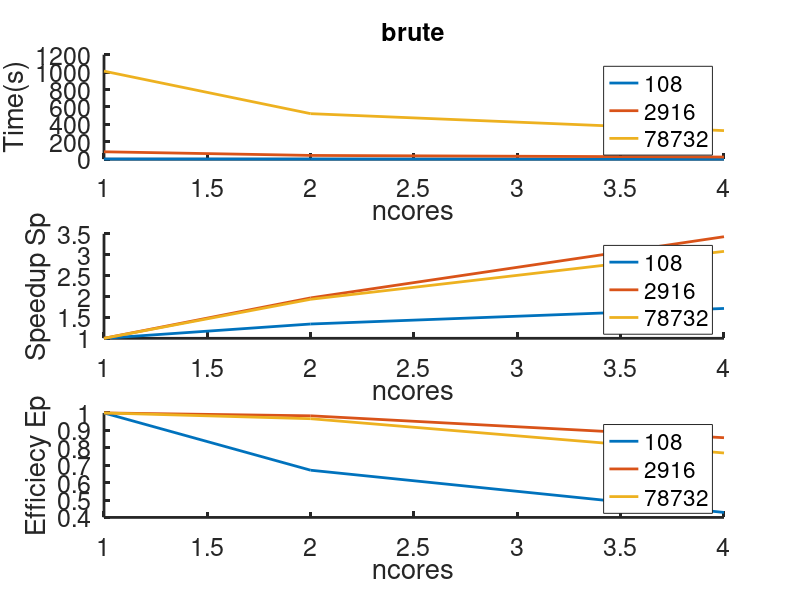
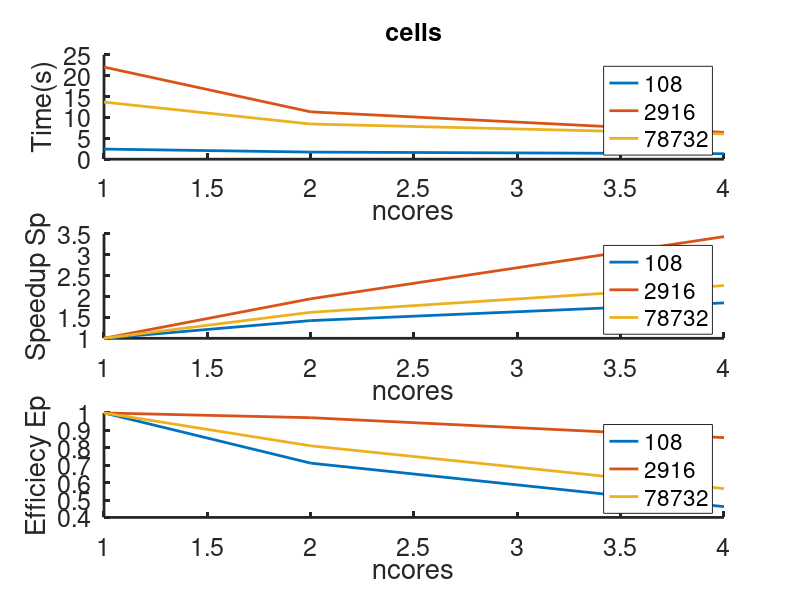
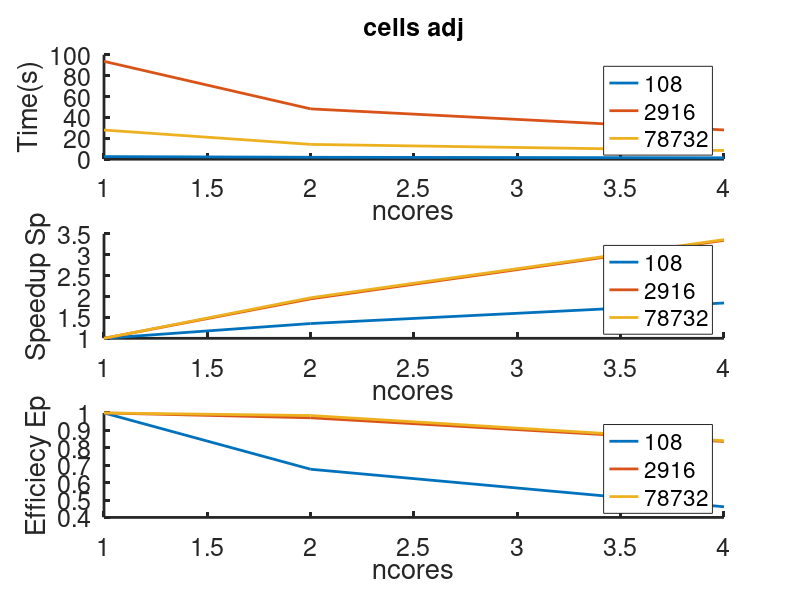
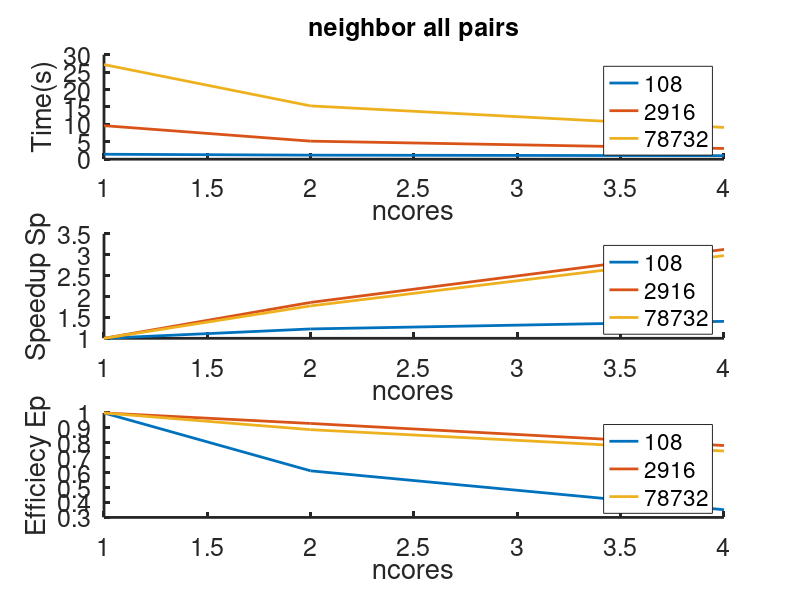

Write the MATLAB code that produced these figures, in order.
% Plot the resultant time, speedup, and efficiency for the various
% versions of the force calculation

%brute, cells, cellsadj, neighbor list all pairs, neighbor cells
close all;

times = zeros(3,3,5);
times(:,:,1) = [2.04 1.52 1.19;
                85.16 43.29 24.82;
                1011.28 522.94 328.32];
times(:,:,2) = [2.42 1.70 1.31;
                22.04 11.33 6.42;
                13.66 8.42 6.04];
times(:,:,3) = [2.49 1.84 1.35;
                93.64 48.16 28.00;
                27.90 14.16 8.30];
times(:,:,4) = [1.42 1.16 1.01;
                9.63 5.18 3.08;
                27.17 15.30 9.12];
times(:,:,5) = [1.46 1.17 1.04;
                10.10 5.66 3.39;
                5.34 3.07 1.98];
ncores = [1 2 4];
natoms = [108 2916 78732];
scale = [1 10 500];
legendtext = {'108', '2916', '78732'};
xlegtext = 'ncores';
ylegtext = {'Time(s)', 'Speedup Sp', 'Efficiecy Ep'};
titletext = {'brute','cells','cells adj', 'neighbor all pairs', 'neighbor cells'};
% Now plot things
for i = 1:size(times,3)
    fig{i} = figure('Position',[100 100 1024 1200]);
    subplot(3,1,1);
    hold on;
    for j = 1:3
        plot(ncores,times(j,:,i),'LineWidth',2);
    end
    hold off;
    xlabel(xlegtext);
    ylabel(ylegtext(1));
    legend(legendtext,'FontSize',18);
    set(gca,'FontSize',18,'linewidth',2);
    title(titletext(i),'FontSize',18);
    
    % Calculate speedup Sp = Tp/Ts (time parallel over time serial)
    speedup = bsxfun(@ldivide,times(:,:,i),times(:,1,i));
    subplot(3,1,2);
    hold on;
    for j = 1:3
        plot(ncores,speedup(j,:),'LineWidth',2);
    end
    hold off;
    xlabel(xlegtext);
    ylabel(ylegtext(2));
    legend(legendtext,'FontSize',18);
    set(gca,'FontSize',18,'linewidth',2);
    
    % efficiency = Sp/p
    efficiency = bsxfun(@rdivide,speedup,ncores);
    subplot(3,1,3);
    hold on;
    for j = 1:3
        plot(ncores,efficiency(j,:),'LineWidth',2);
    end
    hold off;
    xlabel(xlegtext);
    ylabel(ylegtext(3));
    legend(legendtext,'FontSize',18);
    set(gca,'FontSize',18,'linewidth',2);
end

fig1 = figure('Position',[100 100 1024 1200]);
% Plot the 4 core version of each against natoms
hold on;
for i = 1:size(times,3)
    actualtime = times(:,3,i)'.*scale
    semilogy(actualtime);
end
hold off;